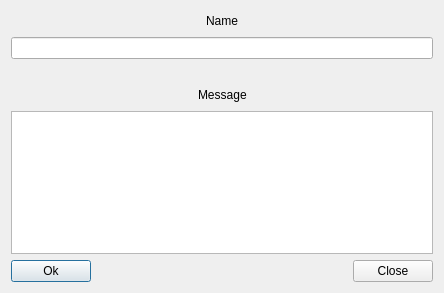
<?xml version="1.0" encoding="UTF-8"?>
<ui version="4.0">
 <class>CreatingTopicDialog</class>
 <widget class="QDialog" name="CreatingTopicDialog">
  <property name="geometry">
   <rect>
    <x>0</x>
    <y>0</y>
    <width>444</width>
    <height>293</height>
   </rect>
  </property>
  <property name="windowTitle">
   <string>Create a topic</string>
  </property>
  <layout class="QGridLayout" name="gridLayout">
   <item row="0" column="0">
    <layout class="QVBoxLayout" name="verticalLayout">
     <item>
      <layout class="QHBoxLayout" name="horizontalLayout_2">
       <item>
        <spacer name="horizontalSpacer_2">
         <property name="orientation">
          <enum>Qt::Horizontal</enum>
         </property>
         <property name="sizeHint" stdset="0">
          <size>
           <width>40</width>
           <height>20</height>
          </size>
         </property>
        </spacer>
       </item>
       <item>
        <widget class="QLabel" name="label">
         <property name="text">
          <string>Name</string>
         </property>
        </widget>
       </item>
       <item>
        <spacer name="horizontalSpacer_3">
         <property name="orientation">
          <enum>Qt::Horizontal</enum>
         </property>
         <property name="sizeHint" stdset="0">
          <size>
           <width>40</width>
           <height>20</height>
          </size>
         </property>
        </spacer>
       </item>
      </layout>
     </item>
     <item>
      <widget class="QLineEdit" name="nameLine">
       <property name="autoFillBackground">
        <bool>false</bool>
       </property>
       <property name="maxLength">
        <number>150</number>
       </property>
      </widget>
     </item>
     <item>
      <spacer name="verticalSpacer">
       <property name="orientation">
        <enum>Qt::Vertical</enum>
       </property>
       <property name="sizeType">
        <enum>QSizePolicy::Fixed</enum>
       </property>
       <property name="sizeHint" stdset="0">
        <size>
         <width>20</width>
         <height>20</height>
        </size>
       </property>
      </spacer>
     </item>
     <item>
      <layout class="QHBoxLayout" name="horizontalLayout_3">
       <item>
        <spacer name="horizontalSpacer_4">
         <property name="orientation">
          <enum>Qt::Horizontal</enum>
         </property>
         <property name="sizeHint" stdset="0">
          <size>
           <width>40</width>
           <height>20</height>
          </size>
         </property>
        </spacer>
       </item>
       <item>
        <widget class="QLabel" name="label_2">
         <property name="text">
          <string>Message</string>
         </property>
        </widget>
       </item>
       <item>
        <spacer name="horizontalSpacer_5">
         <property name="orientation">
          <enum>Qt::Horizontal</enum>
         </property>
         <property name="sizeHint" stdset="0">
          <size>
           <width>40</width>
           <height>20</height>
          </size>
         </property>
        </spacer>
       </item>
      </layout>
     </item>
     <item>
      <widget class="TextEdit" name="messageLine">
       <property name="documentTitle">
        <string extracomment="2dd3"/>
       </property>
      </widget>
     </item>
     <item>
      <layout class="QHBoxLayout" name="horizontalLayout">
       <item>
        <widget class="QPushButton" name="ok">
         <property name="enabled">
          <bool>true</bool>
         </property>
         <property name="text">
          <string>Ok</string>
         </property>
         <property name="default">
          <bool>true</bool>
         </property>
        </widget>
       </item>
       <item>
        <spacer name="horizontalSpacer">
         <property name="orientation">
          <enum>Qt::Horizontal</enum>
         </property>
         <property name="sizeHint" stdset="0">
          <size>
           <width>40</width>
           <height>20</height>
          </size>
         </property>
        </spacer>
       </item>
       <item>
        <widget class="QPushButton" name="close">
         <property name="text">
          <string>Close</string>
         </property>
        </widget>
       </item>
      </layout>
     </item>
    </layout>
   </item>
  </layout>
 </widget>
 <layoutdefault spacing="6" margin="11"/>
 <customwidgets>
  <customwidget>
   <class>TextEdit</class>
   <extends>QTextEdit</extends>
   <header>textedit.h</header>
  </customwidget>
 </customwidgets>
 <resources/>
 <connections>
  <connection>
   <sender>close</sender>
   <signal>clicked()</signal>
   <receiver>CreatingTopicDialog</receiver>
   <slot>close()</slot>
   <hints>
    <hint type="sourcelabel">
     <x>638</x>
     <y>327</y>
    </hint>
    <hint type="destinationlabel">
     <x>534</x>
     <y>319</y>
    </hint>
   </hints>
  </connection>
 </connections>
</ui>
